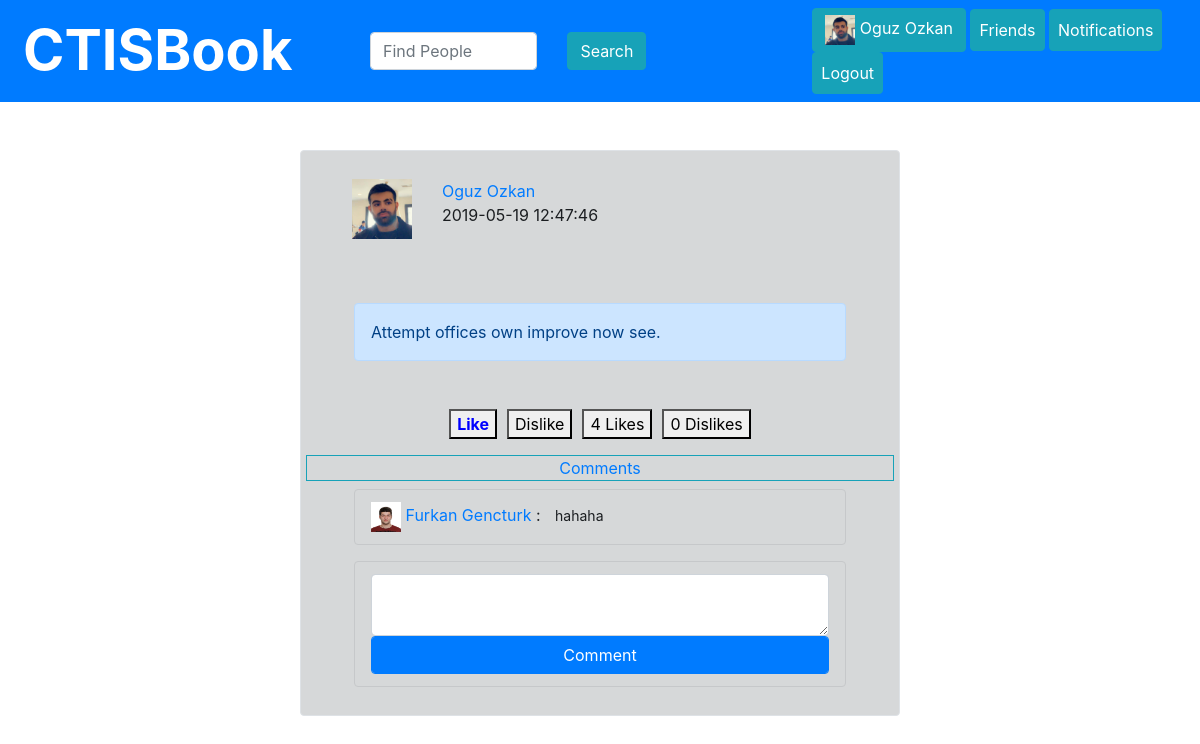
/post.php?id=86 (signed in), run on the app's committed database.
### tables this page shows
CREATE TABLE IF NOT EXISTS `post` (
  `id` int(11) NOT NULL AUTO_INCREMENT,
  `user_id` int(11) NOT NULL,
  `text` varchar(500) NOT NULL,
  `photo` varchar(150) NOT NULL,
  `date` timestamp NOT NULL DEFAULT CURRENT_TIMESTAMP,
  PRIMARY KEY (`id`),
  KEY `user_id` (`user_id`)
);

CREATE TABLE IF NOT EXISTS `user` (
  `id` int(11) NOT NULL AUTO_INCREMENT,
  `name` varchar(15) NOT NULL,
  `surname` varchar(20) NOT NULL,
  `email` varchar(30) NOT NULL,
  `bdate` date NOT NULL,
  `profile_photo` varchar(150) NOT NULL DEFAULT 'images/default.jpg',
  `gender` varchar(1) NOT NULL,
  `pass` varchar(100) NOT NULL,
  PRIMARY KEY (`id`),
  KEY `user_name_index` (`name`),
  KEY `user_surname_index` (`surname`)
);

### Helpers/PostManager.php (called while the page is built, shortened)
<?php
class PostManager {
    public static function GetPost($db, $id, $user_id)
    {
        try {
            $sql = "select post.id,text,photo,date,name,surname,profile_photo,user_id,date from post, user where post.id = $id and user_id = user.id";
            $post = $db->query($sql, PDO::FETCH_ASSOC)->fetchAll();
            $post = $post[0];
            $sql = "select user_id,name, surname, profile_photo, comment.text from user,comment where post_id = $id and user.id = user_id";
            $post["comments"] = $db->query($sql, PDO::FETCH_ASSOC)->fetchAll();
            $sql = "select post_id, type from plike where user_id = $user_id and post_id = $id";
            $post["isLiked"] = $db->query($sql, PDO::FETCH_ASSOC)->fetchAll();
            $sql = "select count(*) cnt from plike where post_id = $id and type = 1";
            $post["likecount"] = $db->query($sql, PDO::FETCH_ASSOC)->fetchAll()[0]["cnt"];
            $sql = "select count(*) cnt from plike where post_id = $id and type = -1";
            $post["dislikecount"] = $db->query($sql, PDO::FETCH_ASSOC)->fetchAll()[0]["cnt"];
            if(count($post["isLiked"]) == 0)
                $post["isLiked"] = 0;
            else
                $post["isLiked"] = $post["isLiked"][0]["type"];
            return $post;
        } catch (Exception $ex) {
            return null;
        }
    }
}

### post.php (the view, shortened to what this page needs)
<!DOCTYPE html>
<?php
    require_once './Helpers/_db.php';
    require_once './Helpers/PostManager.php';
    $id = $_GET["id"];
    $post = PostManager::GetPost($db, $id, $_SESSION["user"]["id"]);
?>
<html>
    <head>
        <link href="css/bootstrap-grid.css" rel="stylesheet" type="text/css"/>
        <link href="css/bootstrap.css" rel="stylesheet" type="text/css"/>
</head>
<body>
<div class="container-fluid" id="container">
    <?php require("./Helpers/_header.php"); ?>
    <?php
            echo  '<div class="row justify-content-center" id="'. $post["id"]. '">';
            echo  '<div class="col-6 mt-lg-5 alert alert-dark border">';
            echo '<a href="profile.php?id='. $post["user_id"] .'">';
            echo '<div class="row m-3"><div class="col-1"><img src="'. $post["profile_photo"] .'" class="photo"/></div>';
            echo '<div class="col text-left">'. $post["name"] . ' ' . $post["surname"] .'</a><br>';
            echo $post["date"] . '</div></div>';
            echo '<div class="row"><div class="col p-3  alert alert-primary m-5 text-justify">';
            echo  $post["text"];
            echo '</div></div>';
            echo '<div class="row">';
            echo '<ul class="list-inline mr-auto ml-auto mb-3">';
            $like = $post["isLiked"] == 1 ? " checked" : "";
            $dislike = $post["isLiked"] == -1 ? " checked" : "";
            echo '<button type="1" class="like '. $post["id"] .'" value="'. $post["id"] .'"><li class="list-inline-item '. $like .'">Like</li></button>';
            echo '<button type="-1" class="like '. $post["id"] .'" value="'. $post["id"] .'"><li class="list-inline-item '. $dislike .'">Dislike</li></button>';
            echo '<button class="likecount" value="'. $post["id"] .'"><li class="list-inline-item">'. $post["likecount"] .' Likes</li></button>';
            echo '<button class="dislikecount" value="'. $post["id"] .'"><li class="list-inline-item">'. $post["dislikecount"] .' Dislikes</li></button>';
            echo '</ul></div>';
            echo '<div class="row mb-2"><div class="col text-center text-primary border border-info">Comments</div></div><div id="comments' . $post["id"] . '"><div></div>';
            foreach ($post["comments"] as $obj) {
                echo '<div class="row"><div class="col pl-3 pr-3  alert alert-dark mr-5 ml-5 text-justify">';
                echo '<img class="miniphoto" src="'. $obj["profile_photo"] . '"><a href="profile.php?id='. $obj["user_id"] .'"> '. $obj["name"] . ' ' . $obj["surname"] .'</a> : <span class="commentText">' . $obj["text"] .'</span>';
                echo '</div></div>';
            }
            echo '</div><div class="row"><div class="col pl-3 pr-3  alert alert-dark ml-5 mr-5 text-justify" id="p'. $post["id"] .'">';
            echo '<textarea class="form-control" name="text"></textarea><button class="form-control btn btn-primary ml-0 comment" value="'. $post["id"] .'">Comment</button>';
            echo '</div></div>';
            echo '</div></div>';
    ?>
</body>
</html>

### post.php (style rules this page uses)
button { margin:0 5px; }
.photo { width:60px; height:60px; }
.miniphoto { width:30px; height:30px; }
.checked { font-weight:bold; color:blue; }
.commentText { margin-left:10px; font-size:14px; }

### data on the page
post: user.profile_photo (picture), user.name "Oguz", user.surname "Ozkan", date "2019-05-19 12:47:46", text "Attempt offices own improve now see."

### other printed values
$_SESSION["user"]["name"] "Oguz"
$_SESSION["user"]["surname"] "Ozkan"
$post["likecount"] "4"
$post["dislikecount"] "0"
$obj["name"] "Furkan"
$obj["surname"] "Gencturk"
$obj["text"] "hahaha"
